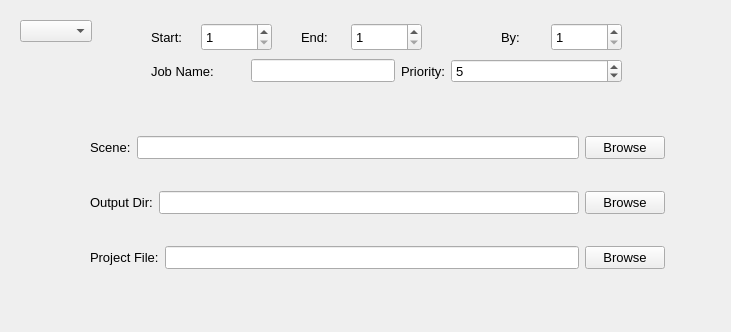
<ui version="4.0" >
 <class>DropDownMenuTest</class>
 <widget class="QWidget" name="DropDownMenuTest" >
  <property name="geometry" >
   <rect>
    <x>0</x>
    <y>0</y>
    <width>731</width>
    <height>332</height>
   </rect>
  </property>
  <property name="windowTitle" >
   <string>Form</string>
  </property>
  <widget class="QComboBox" name="softwareSelection" >
   <property name="geometry" >
    <rect>
     <x>20</x>
     <y>20</y>
     <width>75</width>
     <height>27</height>
    </rect>
   </property>
   <property name="sizeAdjustPolicy" >
    <enum>QComboBox::AdjustToContents</enum>
   </property>
  </widget>
  <widget class="QStackedWidget" name="optionStack" >
   <property name="geometry" >
    <rect>
     <x>40</x>
     <y>70</y>
     <width>631</width>
     <height>251</height>
    </rect>
   </property>
   <property name="currentIndex" >
    <number>1</number>
   </property>
   <widget class="QWidget" name="mayaSettings" >
    <widget class="QWidget" name="layoutWidget" >
     <property name="geometry" >
      <rect>
       <x>20</x>
       <y>30</y>
       <width>575</width>
       <height>186</height>
      </rect>
     </property>
     <layout class="QVBoxLayout" name="verticalLayout" >
      <item>
       <layout class="QHBoxLayout" name="horizontalLayout" >
        <item>
         <widget class="QLabel" name="sceneLabel" >
          <property name="font" >
           <font>
            <pointsize>10</pointsize>
            <weight>50</weight>
            <bold>false</bold>
           </font>
          </property>
          <property name="text" >
           <string>Scene:</string>
          </property>
         </widget>
        </item>
        <item>
         <widget class="QLineEdit" name="mayaScene" >
          <property name="font" >
           <font>
            <pointsize>10</pointsize>
            <weight>50</weight>
            <bold>false</bold>
           </font>
          </property>
          <property name="statusTip" >
           <string>Scene to render with job</string>
          </property>
          <property name="text" >
           <string/>
          </property>
         </widget>
        </item>
        <item>
         <widget class="QPushButton" name="mayaBrowseForScene" >
          <property name="font" >
           <font>
            <pointsize>10</pointsize>
            <weight>50</weight>
            <bold>false</bold>
           </font>
          </property>
          <property name="statusTip" >
           <string>Browse for scene to render</string>
          </property>
          <property name="text" >
           <string>Browse</string>
          </property>
         </widget>
        </item>
       </layout>
      </item>
      <item>
       <layout class="QHBoxLayout" name="horizontalLayout_6" >
        <item>
         <widget class="QLabel" name="outDirLabel" >
          <property name="font" >
           <font>
            <pointsize>10</pointsize>
            <weight>50</weight>
            <bold>false</bold>
           </font>
          </property>
          <property name="text" >
           <string>Output Dir:</string>
          </property>
         </widget>
        </item>
        <item>
         <widget class="QLineEdit" name="mayaOutputDir" >
          <property name="font" >
           <font>
            <pointsize>10</pointsize>
            <weight>50</weight>
            <bold>false</bold>
           </font>
          </property>
         </widget>
        </item>
        <item>
         <widget class="QPushButton" name="mayaBrowseForOutputDir" >
          <property name="font" >
           <font>
            <pointsize>10</pointsize>
            <weight>50</weight>
            <bold>false</bold>
           </font>
          </property>
          <property name="text" >
           <string>Browse</string>
          </property>
         </widget>
        </item>
       </layout>
      </item>
      <item>
       <layout class="QHBoxLayout" name="horizontalLayout_8" >
        <item>
         <widget class="QLabel" name="projectFileLabel" >
          <property name="font" >
           <font>
            <pointsize>10</pointsize>
            <weight>50</weight>
            <bold>false</bold>
           </font>
          </property>
          <property name="text" >
           <string>Project File:</string>
          </property>
         </widget>
        </item>
        <item>
         <widget class="QLineEdit" name="mayaProjectFile" >
          <property name="font" >
           <font>
            <pointsize>10</pointsize>
            <weight>50</weight>
            <bold>false</bold>
           </font>
          </property>
         </widget>
        </item>
        <item>
         <widget class="QPushButton" name="mayaBrowseForProject" >
          <property name="font" >
           <font>
            <pointsize>10</pointsize>
            <weight>50</weight>
            <bold>false</bold>
           </font>
          </property>
          <property name="text" >
           <string>Browse</string>
          </property>
         </widget>
        </item>
       </layout>
      </item>
      <item>
       <layout class="QHBoxLayout" name="horizontalLayout_4" >
        <item>
         <spacer name="horizontalSpacer_3" >
          <property name="orientation" >
           <enum>Qt::Horizontal</enum>
          </property>
          <property name="sizeHint" stdset="0" >
           <size>
            <width>28</width>
            <height>20</height>
           </size>
          </property>
         </spacer>
        </item>
        <item>
         <widget class="QCheckBox" name="useMentalRay" >
          <property name="font" >
           <font>
            <pointsize>10</pointsize>
            <weight>50</weight>
            <bold>false</bold>
           </font>
          </property>
          <property name="statusTip" >
           <string>If enabled, rendering will be done with mentalray</string>
          </property>
          <property name="text" >
           <string>Mental Ray</string>
          </property>
         </widget>
        </item>
       </layout>
      </item>
     </layout>
    </widget>
   </widget>
   <widget class="QWidget" name="houdiniSettings" >
    <widget class="QWidget" name="layoutWidget_2" >
     <property name="geometry" >
      <rect>
       <x>50</x>
       <y>40</y>
       <width>575</width>
       <height>186</height>
      </rect>
     </property>
     <layout class="QVBoxLayout" name="verticalLayout_2" >
      <item>
       <layout class="QHBoxLayout" name="horizontalLayout_2" >
        <item>
         <widget class="QLabel" name="sceneLabel_2" >
          <property name="font" >
           <font>
            <pointsize>10</pointsize>
            <weight>50</weight>
            <bold>false</bold>
           </font>
          </property>
          <property name="text" >
           <string>Scene:</string>
          </property>
         </widget>
        </item>
        <item>
         <widget class="QLineEdit" name="houdiniFile" >
          <property name="font" >
           <font>
            <pointsize>10</pointsize>
            <weight>50</weight>
            <bold>false</bold>
           </font>
          </property>
          <property name="statusTip" >
           <string>Scene to render with job</string>
          </property>
          <property name="text" >
           <string/>
          </property>
         </widget>
        </item>
        <item>
         <widget class="QPushButton" name="houdiniBrowseForScene" >
          <property name="font" >
           <font>
            <pointsize>10</pointsize>
            <weight>50</weight>
            <bold>false</bold>
           </font>
          </property>
          <property name="statusTip" >
           <string>Browse for scene to render</string>
          </property>
          <property name="text" >
           <string>Browse</string>
          </property>
         </widget>
        </item>
       </layout>
      </item>
      <item>
       <layout class="QHBoxLayout" name="horizontalLayout_7" >
        <item>
         <widget class="QLabel" name="outDirLabel_2" >
          <property name="font" >
           <font>
            <pointsize>10</pointsize>
            <weight>50</weight>
            <bold>false</bold>
           </font>
          </property>
          <property name="text" >
           <string>Output Dir:</string>
          </property>
         </widget>
        </item>
        <item>
         <widget class="QLineEdit" name="mayaOutputDir_2" >
          <property name="font" >
           <font>
            <pointsize>10</pointsize>
            <weight>50</weight>
            <bold>false</bold>
           </font>
          </property>
         </widget>
        </item>
        <item>
         <widget class="QPushButton" name="mayaBrowseForOutputDir_2" >
          <property name="font" >
           <font>
            <pointsize>10</pointsize>
            <weight>50</weight>
            <bold>false</bold>
           </font>
          </property>
          <property name="text" >
           <string>Browse</string>
          </property>
         </widget>
        </item>
       </layout>
      </item>
      <item>
       <layout class="QHBoxLayout" name="horizontalLayout_9" >
        <item>
         <widget class="QLabel" name="projectFileLabel_2" >
          <property name="font" >
           <font>
            <pointsize>10</pointsize>
            <weight>50</weight>
            <bold>false</bold>
           </font>
          </property>
          <property name="text" >
           <string>Project File:</string>
          </property>
         </widget>
        </item>
        <item>
         <widget class="QLineEdit" name="mayaProjectFile_2" >
          <property name="font" >
           <font>
            <pointsize>10</pointsize>
            <weight>50</weight>
            <bold>false</bold>
           </font>
          </property>
         </widget>
        </item>
        <item>
         <widget class="QPushButton" name="mayaBrowseForProject_2" >
          <property name="font" >
           <font>
            <pointsize>10</pointsize>
            <weight>50</weight>
            <bold>false</bold>
           </font>
          </property>
          <property name="text" >
           <string>Browse</string>
          </property>
         </widget>
        </item>
       </layout>
      </item>
      <item>
       <layout class="QHBoxLayout" name="horizontalLayout_5" />
      </item>
     </layout>
    </widget>
   </widget>
   <widget class="QWidget" name="shakeSettings" >
    <widget class="QLabel" name="label_2" >
     <property name="geometry" >
      <rect>
       <x>110</x>
       <y>110</y>
       <width>211</width>
       <height>81</height>
      </rect>
     </property>
     <property name="font" >
      <font>
       <pointsize>20</pointsize>
      </font>
     </property>
     <property name="text" >
      <string>SHAKE</string>
     </property>
    </widget>
   </widget>
  </widget>
  <widget class="QWidget" name="layoutWidget" >
   <property name="geometry" >
    <rect>
     <x>151</x>
     <y>21</y>
     <width>471</width>
     <height>66</height>
    </rect>
   </property>
   <layout class="QGridLayout" name="gridLayout" >
    <item row="0" column="0" >
     <widget class="QLabel" name="startFrameLabel" >
      <property name="font" >
       <font>
        <pointsize>10</pointsize>
        <weight>50</weight>
        <bold>false</bold>
       </font>
      </property>
      <property name="text" >
       <string>Start:</string>
      </property>
     </widget>
    </item>
    <item row="0" column="1" colspan="2" >
     <widget class="QSpinBox" name="startFrame" >
      <property name="sizePolicy" >
       <sizepolicy vsizetype="Fixed" hsizetype="Fixed" >
        <horstretch>0</horstretch>
        <verstretch>0</verstretch>
       </sizepolicy>
      </property>
      <property name="minimumSize" >
       <size>
        <width>71</width>
        <height>28</height>
       </size>
      </property>
      <property name="font" >
       <font>
        <pointsize>10</pointsize>
        <weight>50</weight>
        <bold>false</bold>
       </font>
      </property>
      <property name="statusTip" >
       <string>Set start frame of job</string>
      </property>
      <property name="correctionMode" >
       <enum>QAbstractSpinBox::CorrectToNearestValue</enum>
      </property>
      <property name="prefix" >
       <string/>
      </property>
      <property name="minimum" >
       <number>1</number>
      </property>
      <property name="maximum" >
       <number>999999999</number>
      </property>
      <property name="value" >
       <number>1</number>
      </property>
     </widget>
    </item>
    <item row="0" column="3" >
     <widget class="QLabel" name="endFrameLabel" >
      <property name="font" >
       <font>
        <pointsize>10</pointsize>
        <weight>50</weight>
        <bold>false</bold>
       </font>
      </property>
      <property name="text" >
       <string>End:</string>
      </property>
     </widget>
    </item>
    <item row="0" column="4" colspan="3" >
     <widget class="QSpinBox" name="endFrame" >
      <property name="sizePolicy" >
       <sizepolicy vsizetype="Fixed" hsizetype="Fixed" >
        <horstretch>0</horstretch>
        <verstretch>0</verstretch>
       </sizepolicy>
      </property>
      <property name="minimumSize" >
       <size>
        <width>71</width>
        <height>28</height>
       </size>
      </property>
      <property name="font" >
       <font>
        <pointsize>10</pointsize>
        <weight>50</weight>
        <bold>false</bold>
       </font>
      </property>
      <property name="statusTip" >
       <string>Set end frame of job</string>
      </property>
      <property name="correctionMode" >
       <enum>QAbstractSpinBox::CorrectToNearestValue</enum>
      </property>
      <property name="minimum" >
       <number>1</number>
      </property>
      <property name="maximum" >
       <number>999999999</number>
      </property>
     </widget>
    </item>
    <item row="0" column="7" >
     <widget class="QLabel" name="byFrameLabel" >
      <property name="font" >
       <font>
        <pointsize>10</pointsize>
        <weight>50</weight>
        <bold>false</bold>
       </font>
      </property>
      <property name="text" >
       <string>By:</string>
      </property>
     </widget>
    </item>
    <item row="0" column="8" >
     <widget class="QSpinBox" name="byFrame" >
      <property name="sizePolicy" >
       <sizepolicy vsizetype="Fixed" hsizetype="Fixed" >
        <horstretch>0</horstretch>
        <verstretch>0</verstretch>
       </sizepolicy>
      </property>
      <property name="minimumSize" >
       <size>
        <width>71</width>
        <height>28</height>
       </size>
      </property>
      <property name="font" >
       <font>
        <pointsize>10</pointsize>
        <weight>50</weight>
        <bold>false</bold>
       </font>
      </property>
      <property name="statusTip" >
       <string>Set by or step frame of job</string>
      </property>
      <property name="correctionMode" >
       <enum>QAbstractSpinBox::CorrectToNearestValue</enum>
      </property>
      <property name="minimum" >
       <number>1</number>
      </property>
      <property name="maximum" >
       <number>999999999</number>
      </property>
     </widget>
    </item>
    <item row="1" column="0" colspan="2" >
     <widget class="QLabel" name="jobNameLabel" >
      <property name="font" >
       <font>
        <pointsize>10</pointsize>
        <weight>50</weight>
        <bold>false</bold>
       </font>
      </property>
      <property name="text" >
       <string>Job Name:</string>
      </property>
     </widget>
    </item>
    <item row="1" column="2" colspan="3" >
     <widget class="QLineEdit" name="jobName" >
      <property name="font" >
       <font>
        <pointsize>10</pointsize>
        <weight>50</weight>
        <bold>false</bold>
       </font>
      </property>
      <property name="statusTip" >
       <string>Set the name of the current job</string>
      </property>
     </widget>
    </item>
    <item row="1" column="5" >
     <widget class="QLabel" name="priorityLabel" >
      <property name="font" >
       <font>
        <pointsize>10</pointsize>
        <weight>50</weight>
        <bold>false</bold>
       </font>
      </property>
      <property name="text" >
       <string>Priority:</string>
      </property>
     </widget>
    </item>
    <item row="1" column="6" colspan="3" >
     <widget class="QSpinBox" name="jobPriority" >
      <property name="font" >
       <font>
        <pointsize>10</pointsize>
        <weight>50</weight>
        <bold>false</bold>
       </font>
      </property>
      <property name="statusTip" >
       <string>Set the job priority, 1 is low</string>
      </property>
      <property name="minimum" >
       <number>1</number>
      </property>
      <property name="maximum" >
       <number>10</number>
      </property>
      <property name="value" >
       <number>5</number>
      </property>
     </widget>
    </item>
   </layout>
  </widget>
 </widget>
 <resources/>
 <connections/>
</ui>
